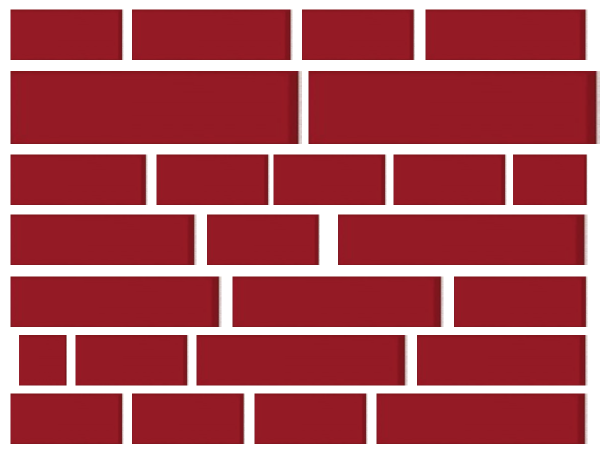
#> input picture rock's mass/bricks2.png, 1200 x 900 px (shown at 1/2 size)
$ python ch6.1a.py
#> lines starting #> are read from the running program, lines starting #| are printed output that depends on the picture; after the words box and inside, x2 and y2 are one past the last pixel; in counts of white or black regions, pixels touching at a corner belong together
'''
contours example

'''
import sys
import cv2
import numpy as np

def initial_step(img):
    ref_gray = cv2.cvtColor(img, cv2.COLOR_BGR2GRAY)

    cv2.imshow('b and w',ref_gray)
    ret, thresh = cv2.threshold(ref_gray, 130, 255, 0)
    cv2.imshow('thresh',thresh)
    '''
    2nd parameter :
    1 for cv2.RETR_TREE
    2 for cv2.RETR_EXTERNAL

    3rd parameter
    1 for cv2.CHAIN_APPROX_NONE
    2 for cv2.CHAIN_APPROX_SIMPLE
    '''
    contours, hierarchy = cv2.findContours(thresh,cv2.RETR_TREE,cv2.CHAIN_APPROX_SIMPLE)
    return contours

if __name__=='__main__':

    img1 = cv2.imread('bricks2.png')
#> img1 is the input picture: shape (900, 1200, 3); mean B, G, R 87.1, 79, 171.3
    img1=cv2.resize(img1,None,fx=0.5,fy=0.5,interpolation=cv2.INTER_AREA)
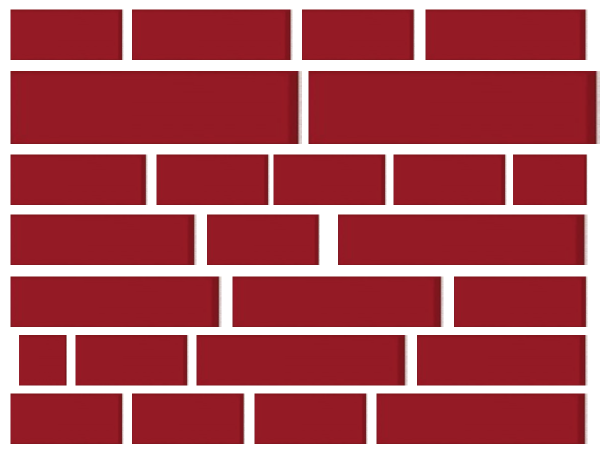
#> img1: shape (450, 600, 3); mean B, G, R 87.2, 79.1, 171.4
    original_cnt=initial_step(img1)
#> in initial_step, `ref_gray = cv2.cvtColor(img, cv2.COLOR_BGR2GRAY)`:
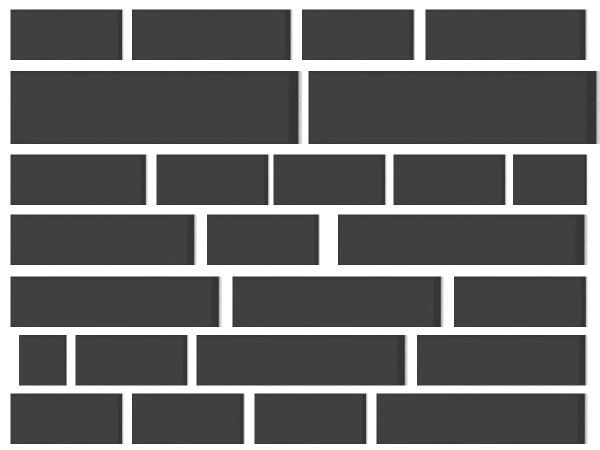
#> ref_gray: shape (450, 600); min 47, max 255, mean 107.7
#> in initial_step, `ret, thresh = cv2.threshold(ref_gray, 130, 255, 0)`:
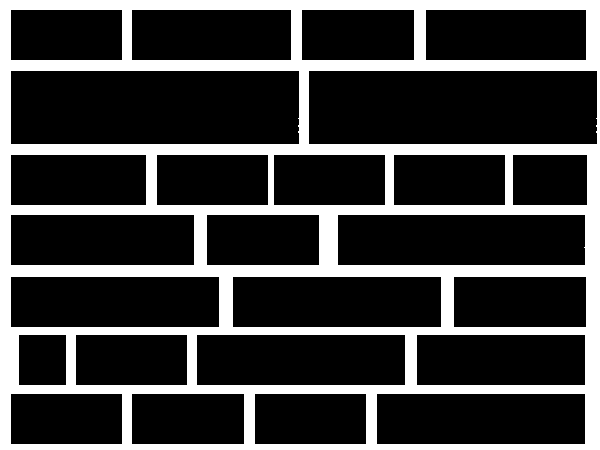
#> thresh: shape (450, 600); 24.2% white; 1 white region
#> in initial_step, `contours, hierarchy = cv2.findContours(thresh,cv2.RETR_TREE,cv2.CHAIN_..`: contours = 26 contours; largest, box (x1, y1, x2, y2) and area: (0, 0, 600, 450) 268951, (308, 70, 598, 145) 21379, (10, 70, 300, 145) 21379, (337, 214, 586, 266) 12645, (376, 393, 586, 445) 10657
#> original_cnt has the same summary as contours in initial_step

    original_areas=[]


    for contour in original_cnt:
        area = cv2.contourArea(contour)
        original_areas.append(area)
#> this loop made 26 passes
#> area on passes 2 to 13: 10657, 5710, 5761, 5710, 8617, 10657, 5710, 2446, 6781, 10657, 10657, 12645
#> (contour, area) on pass 1: ([[0, 0], [0, 449], [599, 449], [599, 0]], 268951)
#> after the loop, original_areas = 26 values, max 268951 at index 0, min 2446 at index 8, mean 18407.1
    #print "original pic areas",original_areas

    #draw all contours
    #cv2.drawContours(img1, original_cnt, -1, (0,0,0), 3)

    #draw only mentioned contour
    ref_contour=original_cnt[3]
#> ref_contour = [[131, 394], [132, 393], [243, 393], [244, 394], [244, 443], [243, 444], [132, 444], [131, 443]]
    cv2.drawContours(img1, original_cnt, -1, (0,0,0), 3)
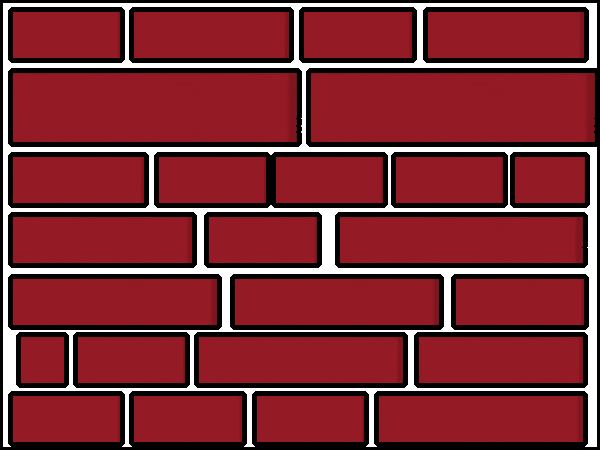
#> img1: shape (450, 600, 3); mean B, G, R 51.8, 44.5, 127.5


    cv2.imshow('Output', img1)
    cv2.waitKey(0)
